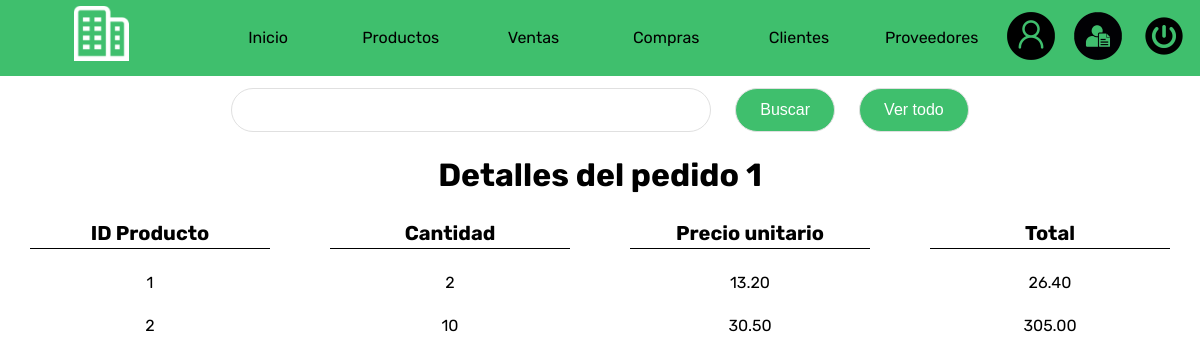
Screenshot of /detalles_venta.php?idPedido=1 (signed in) with the database file from the repository.
### tables this page shows
CREATE TABLE `factura_venta` (
  `id_pedido` int(6) NOT NULL,
  `id_producto` varchar(6) NOT NULL,
  `cantidad` int(4) DEFAULT NULL,
  `pvp_unitario` decimal(9,2) DEFAULT NULL,
  `total` decimal(9,2) DEFAULT NULL
);

### Db/Con1Db.php (called while the page is built)
<?php
class Connection
{
    public static function conn1()
    {
        $mysqli = new mysqli('localhost', 'root','', 'erp');
        if($mysqli->connect_errno)
        {
            printf("Error en la conexion: %s\n", $mysqli->coneect_errno);
        }
        else
        {
            $mysqli->set_charset('utf8');
            return $mysqli;
        }
    }
}
?>

### Models/Datos1Model.php (called while the page is built, shortened)
<?php
class Datos
{
    private $mysqli;
    private $data;
    public function __construct()
    {
        $this->mysqli= Connection::conn1();
        $this->data=array();
    }
    public function getData1($sql)
    {
        $result = $this->mysqli->query($sql);
        while($rows=$result->fetch_object())
        {
            $this->data[]=$rows;
        }
        return $this->data;
    }
}
?>

### Controllers/FacturaVentaController1.php (the view)
<?php
$idPedido = $_GET['idPedido'];
if(file_exists("../Db/Con1Db.php"))
{
    require_once "../Db/Con1Db.php";
    require_once "../Models/Datos1Model.php";
}
elseif(file_exists("Db/Con1Db.php"))
{
    require_once "Db/Con1Db.php";
    require_once "Models/Datos1Model.php";
}
$objData = new Datos;
$buscaproducto = "select * from factura_venta where id_pedido=$idPedido";
$data = $objData->getData1($buscaproducto);
if(empty($data))
{
    echo"
    <div class='bloque1'>
    No hay datos
    </div>
    ";
}else{
    echo"
    <div class='bloque0'>
        <div class='bloque1'>
            <h1>Detalles del pedido $idPedido</h1>
            <input type='hidden' id='idPedidoFacturaVenta' value='$idPedido'>
        </div>
    </div>
    <div class='bloque0'>
    <div class='bloque1'><h1 class='border'>ID Producto</h1></div>
    <div class='bloque1'><h1 class='border'>Cantidad</h1></div>
    <div class='bloque1'><h1 class='border'>Precio unitario</h1></div>
    <div class='bloque1'><h1 class='border'>Total</h1></div>
    </div>
    ";
    foreach($data as $row)
    {
        echo"
        <div class='bloque0'>
            <div class='bloque1'>$row->id_producto</div>
            <div class='bloque1'>$row->cantidad</div>
            <div class='bloque1'>$row->pvp_unitario</div>
            <div class='bloque1'>$row->total</div>
        </div>
        ";
    }
}
?>

### Assets/css/style.css (style rules this page uses)
* { padding: 0; margin: 0; box-sizing: border-box; font-family: 'Rubik', sans-serif; text-align: center; }
.bloque0 { display: flex; flex-direction: row; align-items: center; justify-content: center; width: 100%; padding: 1% 0; }
.bloque1 { display: flex; flex-direction: row; align-items: center; justify-content: center; width: 100%; }
.border { border-bottom: 1px solid black; padding: 1% 0; width: 80%; margin: 0 auto; }
h1.border { font-size: 2.5vh; text-align: center; }

### rows the page displays
factura_venta: id_producto "1", cantidad "2", pvp_unitario "13.20", total "26.40"
factura_venta: id_producto "2", cantidad "10", pvp_unitario "30.50", total "305.00"

### other values shown
$idPedido "1"
